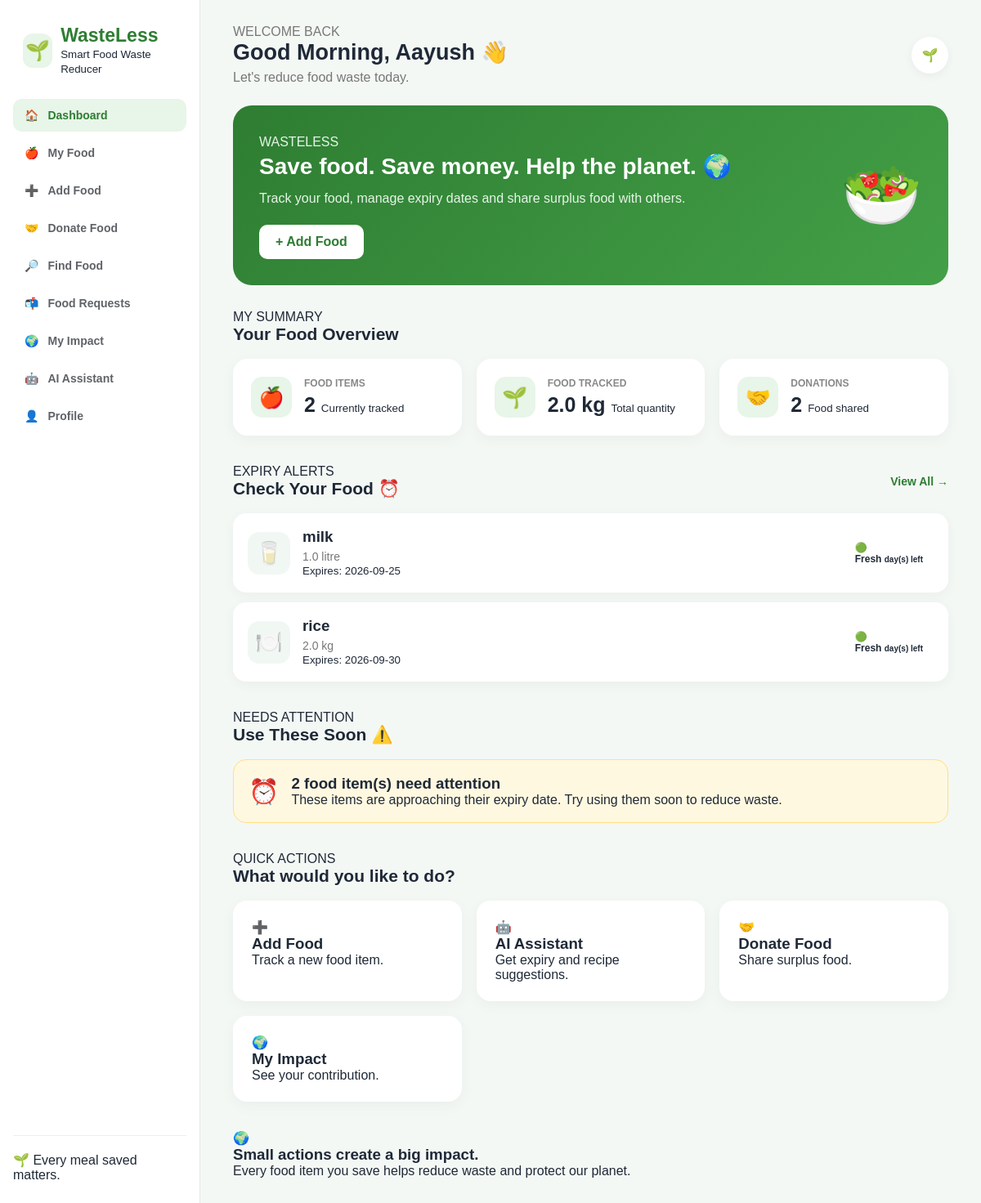
/dashboard, run on the app's committed database.
### app.py (models this page shows)
class Food(db.Model):
    id = db.Column(
        db.Integer,
        primary_key=True
    )
    name = db.Column(
        db.String(100),
        nullable=False
    )
    quantity = db.Column(
        db.Float,
        nullable=False
    )
    unit = db.Column(
        db.String(20),
        nullable=False
    )
    category = db.Column(
        db.String(50),
        nullable=False
    )
    purchase_date = db.Column(
        db.String(20),
        nullable=False
    )
    expiry_date = db.Column(
        db.String(20),
        nullable=False
    )
    notes = db.Column(
        db.Text
    )

### app.py (the view)
@app.route("/dashboard")
def dashboard():
    foods = Food.query.all()
    today = date.today()
    seven_days_later = (
        today + timedelta(days=7)
    )
    expiring_foods = []
    for food in foods:
        expiry = date.fromisoformat(
            food.expiry_date
        )
        if today <= expiry <= seven_days_later:
            expiring_foods.append(food)
    food_saved = 0
    for food in foods:
        if food.unit == "kg":
            food_saved += food.quantity
        elif food.unit == "g":
            food_saved += (
                food.quantity / 1000
            )
    donation_count = Donation.query.count()
    return render_template(
        "dashboard.html",
        foods=foods,
        food_count=len(foods),
        expiring_foods=expiring_foods,
        food_saved=round(
            food_saved,
            2
        ),
        donation_count=donation_count
    )

### templates/dashboard.html (shortened to what this page needs)
<!DOCTYPE html>
<html lang="en">
<head>
    <link rel="stylesheet"
          href="{{ url_for('static', filename='css/style.css') }}">
</head>
<body>
<div class="dashboard-layout">
    <aside class="sidebar">
        <div class="sidebar-logo">
            <div class="logo-icon">
                🌱
            </div>
            <div>
                <h2>WasteLess</h2>
                <small>Smart Food Waste Reducer</small>
            </div>
        </div>
        <nav class="sidebar-nav">
            <a href="/dashboard"
               class="active">
                🏠
                <span>Dashboard</span>
            </a>
            <a href="/my-food">
                🍎
                <span>My Food</span>
            </a>
            <a href="/add-food">
                ➕
                <span>Add Food</span>
            </a>
            <a href="/donate-food">
                🤝
                <span>Donate Food</span>
            </a>
            <a href="/find-food">
                🔎
                <span>Find Food</span>
            </a>
            <a href="/food-requests">
                📬
                <span>Food Requests</span>
            </a>
            <a href="/my-impact">
                🌍
                <span>My Impact</span>
            </a>
            <a href="/ai-assistant">
                🤖
                <span>AI Assistant</span>
            </a>
            <a href="/profile">
                👤
                <span>Profile</span>
            </a>
        </nav>
        <div class="sidebar-bottom">
            <p>
                🌱 Every meal saved matters.
            </p>
        </div>
    </aside>
    <main class="dashboard-main">
        <div class="dashboard-header">
            <div>
                <p class="page-label">
                    WELCOME BACK
                </p>
                <h1>
                    Good Morning, Aayush 👋
                </h1>
                <p>
                    Let's reduce food waste today.
                </p>
            </div>
            <div class="dashboard-header-icon">
                🌱
            </div>
        </div>
        <div class="dashboard-hero">
            <div>
                <p class="page-label">
                    WASTELESS
                </p>
                <h2>
                    Save food. Save money.
                    Help the planet. 🌍
                </h2>
                <p>
                    Track your food, manage expiry dates
                    and share surplus food with others.
                </p>
                <a href="/add-food"
                   class="dashboard-primary-button">
                    + Add Food
                </a>
            </div>
            <div class="dashboard-hero-icon">
                🥗
            </div>
        </div>
        <div class="dashboard-section">
            <div class="section-heading">
                <div>
                    <p class="page-label">
                        MY SUMMARY
                    </p>
                    <h2>
                        Your Food Overview
                    </h2>
                </div>
            </div>
            <div class="dashboard-stats">
                <div class="dashboard-stat-card">
                    <div class="dashboard-stat-icon">
                        🍎
                    </div>
                    <div>
                        <span>
                            Food Items
                        </span>
                        <strong>
                            {{ food_count }}
                        </strong>
                        <small>
                            Currently tracked
                        </small>
                    </div>
                </div>
                <div class="dashboard-stat-card">
                    <div class="dashboard-stat-icon">
                        🌱
                    </div>
                    <div>
                        <span>
                            Food Tracked
                        </span>
                        <strong>
                            {{ food_saved }} kg
                        </strong>
                        <small>
                            Total quantity
                        </small>
                    </div>
                </div>
                <div class="dashboard-stat-card">
                    <div class="dashboard-stat-icon">
                        🤝
                    </div>
                    <div>
                        <span>
                            Donations
                        </span>
                        <strong>
                            {{ donation_count }}
                        </strong>
                        <small>
                            Food shared
                        </small>
                    </div>
                </div>
            </div>
        </div>
        <div class="dashboard-section">
            <div class="section-heading">
                <div>
                    <p class="page-label">
                        EXPIRY ALERTS
                    </p>
                    <h2>
                        Check Your Food ⏰
                    </h2>
                </div>
                <a href="/my-food"
                   class="section-link">
                    View All →
                </a>
            </div>
            {% if foods %}
                <div class="dashboard-food-list">
                    {% for food in foods %}
                        <div class="dashboard-food-card">
                            <div class="dashboard-food-icon">
                                {% if food.category == "fruits" %}
                                    🍎
                                {% elif food.category == "vegetables" %}
                                    🥕
                                {% elif food.category == "dairy" %}
                                    🥛
                                {% elif food.category == "grains" %}
                                    🍚
                                {% elif food.category == "meat" %}
                                    🍗
                                {% else %}
                                    🍽️
                                {% endif %}
                            </div>
                            <div class="dashboard-food-info">
                                <h3>
                                    {{ food.name }}
                                </h3>
                                <p>
                                    {{ food.quantity }}
                                    {{ food.unit }}
                                </p>
                                <small>
                                    Expires:
                                    {{ food.expiry_date }}
                                </small>
                            </div>
                            <div class="expiry-alert
                                {{ food.expiry_class }}">
                                {% if food.expiry_class == "expired" %}
                                    <span>
                                        🔴
                                    </span>
                                    <div>
                                        <strong>
                                            Expired
                                        </strong>
                                        <small>
                                            {{ food.days_left|abs }}
                                            day(s) ago
                                        </small>
                                    </div>
                                {% else %}
                                    <span>
                                        🟢
                                    </span>
                                    <div>
                                        <strong>
                                            Fresh
                                        </strong>
                                        <small>
                                            day(s) left
                                        </small>
                                    </div>
                                {% endif %}
                            </div>
                        </div>
                    {% endfor %}
                </div>
            {% endif %}
        </div>
        {% if expiring_foods %}
            <div class="dashboard-section">
                <div class="section-heading">
                    <div>
                        <p class="page-label">
                            NEEDS ATTENTION
                        </p>
                        <h2>
                            Use These Soon ⚠️
                        </h2>
                    </div>
                </div>
                <div class="expiring-alert-box">
                    <div class="expiring-alert-icon">
                        ⏰
                    </div>
                    <div>
                        <h3>
                            {{ expiring_foods|length }}
                            food item(s) need attention
                        </h3>
                        <p>
                            These items are approaching
                            their expiry date. Try using
                            them soon to reduce waste.
                        </p>
                    </div>
                </div>
            </div>
        {% endif %}
        <div class="dashboard-section">
            <div class="section-heading">
                <div>
                    <p class="page-label">
                        QUICK ACTIONS
                    </p>
                    <h2>
                        What would you like to do?
                    </h2>
                </div>
            </div>
            <div class="quick-actions">
                <a href="/add-food"
                   class="quick-action-card">
                    <div>
                        ➕
                    </div>
                    <h3>
                        Add Food
                    </h3>
                    <p>
                        Track a new food item.
                    </p>
                </a>
                <a href="/ai-assistant"
                   class="quick-action-card">
                    <div>
                        🤖
                    </div>
                    <h3>
                        AI Assistant
                    </h3>
                    <p>
                        Get expiry and recipe suggestions.
                    </p>
                </a>
                <a href="/donate-food"
                   class="quick-action-card">
                    <div>
                        🤝
                    </div>
                    <h3>
                        Donate Food
                    </h3>
                    <p>
                        Share surplus food.
                    </p>
                </a>
                <a href="/my-impact"
                   class="quick-action-card">
                    <div>
                        🌍
                    </div>
                    <h3>
                        My Impact
                    </h3>
                    <p>
                        See your contribution.
                    </p>
                </a>
            </div>
        </div>
        <div class="dashboard-footer">
            <div>
                🌍
            </div>
            <div>
                <h3>
                    Small actions create a big impact.
                </h3>
                <p>
                    Every food item you save helps reduce
                    waste and protect our planet.
                </p>
            </div>
        </div>
    </main>
</div>
</body>
</html>

### data on the page
Food: name "milk", quantity "1.0", unit "litre", expiry_date "2026-09-25"
Food: name "rice", quantity "2.0", unit "kg", expiry_date "2026-09-30"

### other printed values
{{ food_count }} "2"
{{ food_saved }} "2.0"
{{ donation_count }} "2"
{{ expiring_foods|length }} "2"
